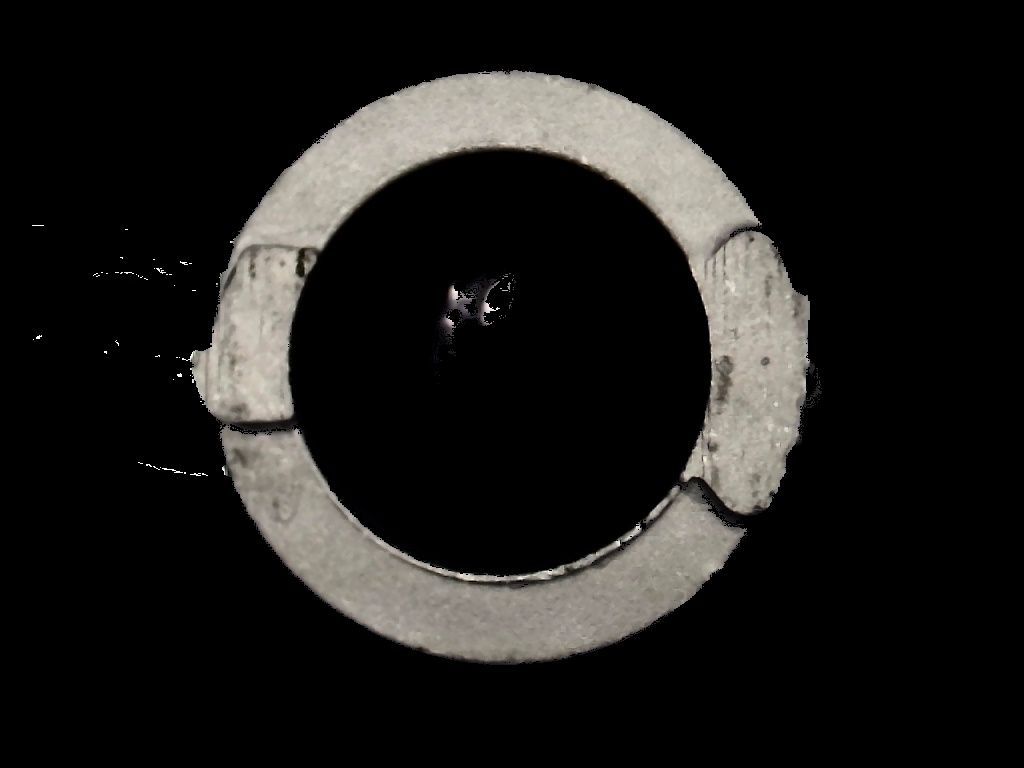
//> input picture VisionMethodRecord/houghtest (2).jpg, 1024 x 768 px
$ ./HoughCircle   (built with g++ and OpenCV 4)
//> lines starting //> are read from the running program, lines starting //| are printed output that depends on the picture; after the words box and inside, x2 and y2 are one past the last pixel; in counts of white or black regions, pixels touching at a corner belong together
### VisionMethodRecord/stdafx.h
// stdafx.h : 标准系统包含文件的包含文件，
// 或是经常使用但不常更改的
// 特定于项目的包含文件
//

#pragma once

#include "targetver.h"

#include <stdio.h>
#include <tchar.h>


// TODO:  在此处引用程序需要的其他头文件

### VisionMethodRecord/HoughCircle.cpp
// Hough.cpp : 定义控制台应用程序的入口点。
//霍夫圆变换（简易版）

#include "stdafx.h"
#include "opencv2/highgui/highgui.hpp"
#include "opencv2/imgproc/imgproc.hpp"
#include <iostream>
#include <stdio.h>

using namespace cv;
using namespace std;

/** @function main */
int main(int argc, char** argv)
{
	Mat src, src_gray;

	/// Read the image
	src = imread("houghtest (2).jpg", 1);
//> src is the input picture: 768 rows x 1024 cols, CV_8UC3; mean B, G, R 25.3, 27, 28

	if (!src.data)
	{
		return -1;
	}

	/// Convert it to gray
	cvtColor(src, src_gray, CV_BGR2GRAY);

	/// Reduce the noise so we avoid false circle detection
	GaussianBlur(src_gray, src_gray, Size(9, 9), 2, 2);
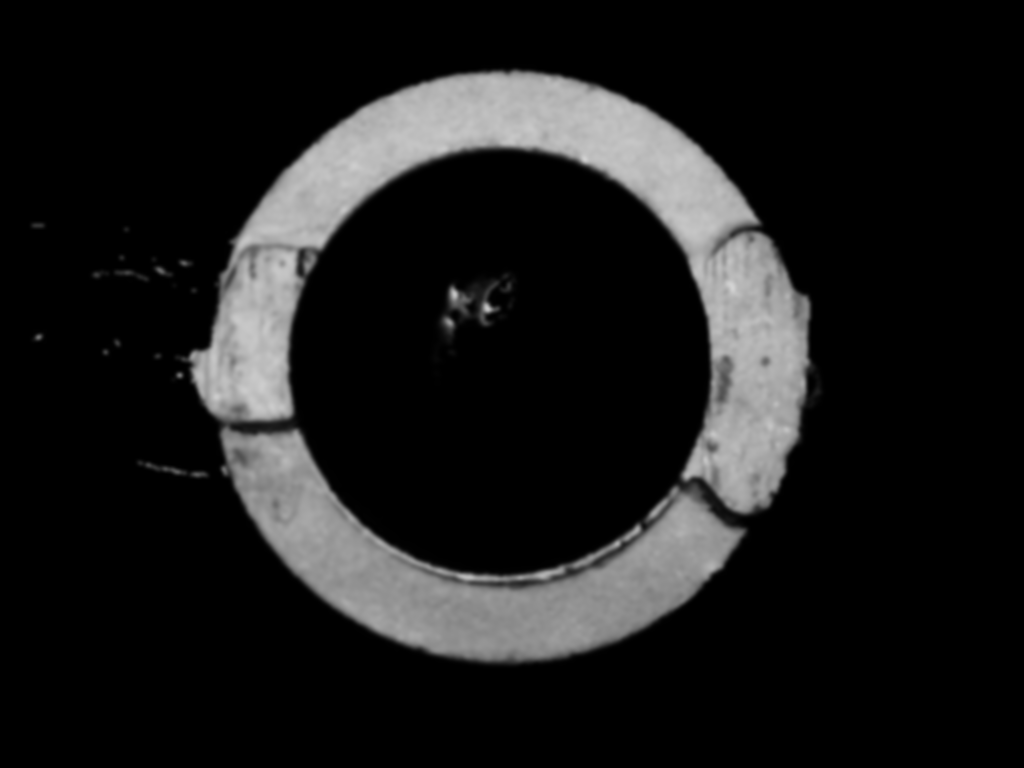
//> src_gray: 768 rows x 1024 cols, CV_8UC1; min 0, max 212, mean 27.1

	vector<Vec3f> circles;

	/// Apply the Hough Transform to find the circles
	HoughCircles(src_gray, circles, CV_HOUGH_GRADIENT, 1, src_gray.rows / 8, 20, 60);
//> circles = 5 circles (x, y, radius): [504.5, 365.5, 295.5], [566.5, 443.5, 196.6], [440.5, 280.5, 187.4], [571.5, 277.5, 182.9], [410.5, 438.5, 176.4]

	//HoughCircles(src_gray, circles, CV_HOUGH_GRADIENT, 2, src_gray.rows/20);

	/// Draw the circles detected
	for (size_t i = 0; i < circles.size(); i++)
	{
		Point center(cvRound(circles[i][0]), cvRound(circles[i][1]));
		int radius = cvRound(circles[i][2]);
		// circle center
		circle(src, center, 3, Scalar(0, 255, 0), -1, 8, 0);
		// circle outline
		circle(src, center, radius, Scalar(0, 0, 255), 3, 8, 0);
	}
//> this loop made 5 passes
//> (center, radius) on passes 1 to 5: (Point(504, 366), 296), (Point(566, 444), 197), (Point(440, 280), 187), (Point(572, 278), 183), (Point(410, 438), 176)
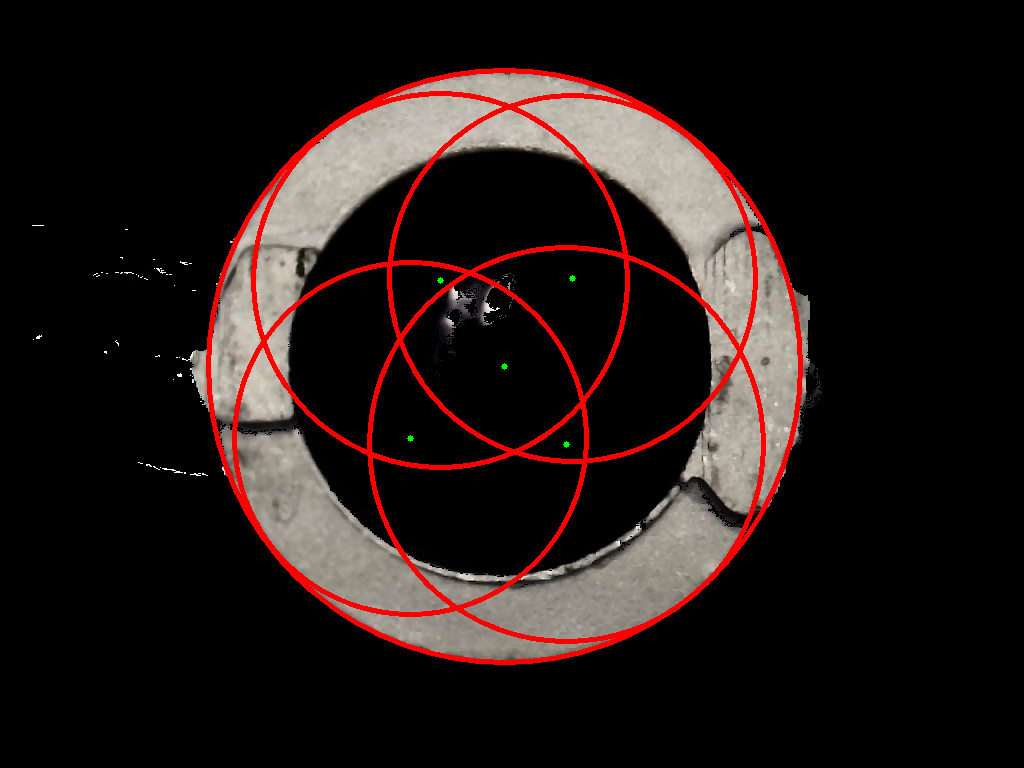
//> src: 768 rows x 1024 cols, CV_8UC3; 3.92% of pixels changed, all inside (x1, y1, x2, y2) = (206, 68, 803, 665)

	/// Show your results
	namedWindow("Hough Circle Transform Demo", CV_WINDOW_AUTOSIZE);
	imshow("Hough Circle Transform Demo", src);
	imshow("src_gray", src_gray);

	waitKey(0);
	return 0;
}

$ run again, with VisionMethodRecord/23.jpg copied over VisionMethodRecord/houghtest (2).jpg
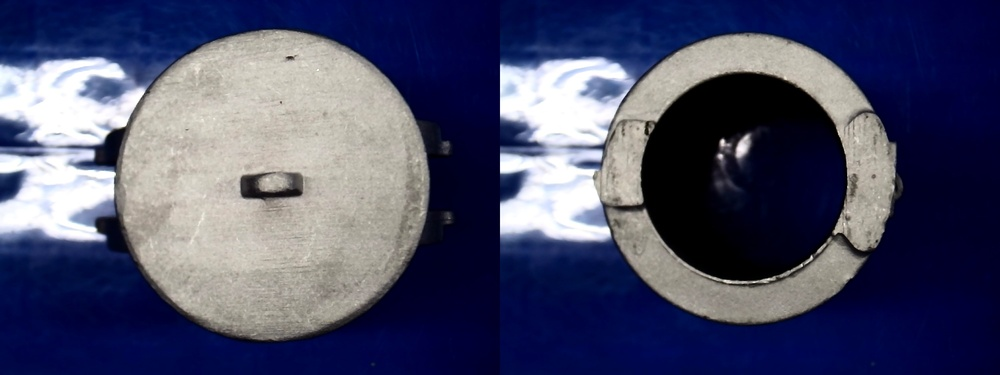
//> input picture VisionMethodRecord/23.jpg, 1000 x 375 px, shrunk from 3000 x 1125 before the run
//> src is the input picture: 375 rows x 1000 cols, CV_8UC3; mean B, G, R 104.9, 77, 74.8
//> `cvtColor(src, src_gray, CV_BGR2GRAY);`:
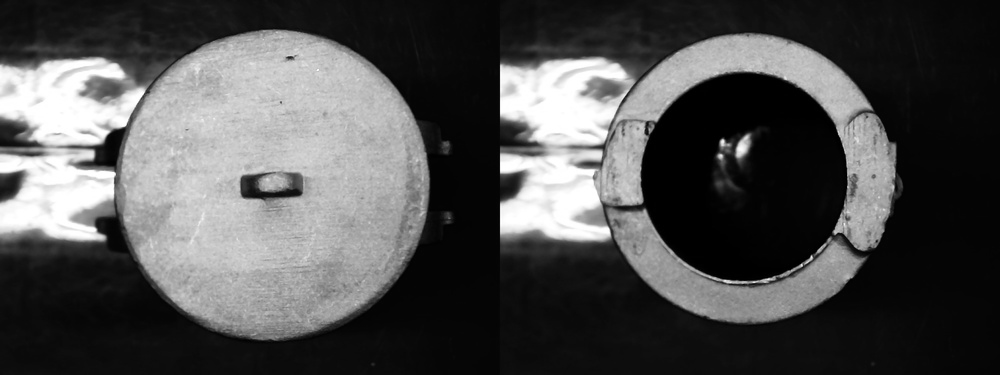
//> src_gray: 375 rows x 1000 cols, CV_8UC1; min 0, max 255, mean 79.5
//> circles = 11 circles (x, y, radius): [274.5, 184.5, 154.9], [745.5, 176.5, 104.8], [232.5, 160.5, 111.9], [238.5, 227.5, 98.7], [301.5, 146.5, 108.7], [330.5, 186.5, 98.7], [595.5, 107.5, 61.8], [259.5, 122.5, 76.2], [92.5, 113.5, 55.8], [127.5, 171.5, 49.4], [189.5, 104.5, 45.6]
//> the loop `for (size_t i = 0; i < circles.size(); i++)` made 11 passes
//> (center, radius) on passes 1 to 8: (Point(274, 184), 155), (Point(746, 176), 105), (Point(232, 160), 112), (Point(238, 228), 99), (Point(302, 146), 109), (Point(330, 186), 99), (Point(596, 108), 62), (Point(260, 122), 76)
//> after the loop `for (size_t i = 0; i < circles.size(); i++)`:
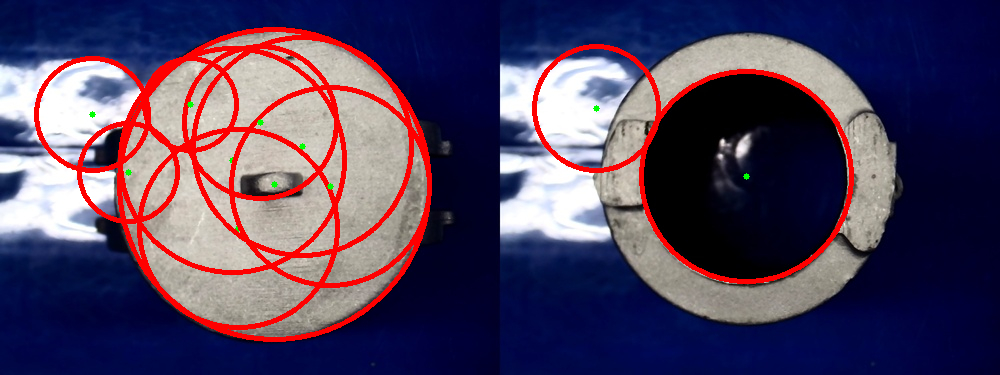
//> src: 375 rows x 1000 cols, CV_8UC3; 7.23% of pixels changed, all inside (x1, y1, x2, y2) = (34, 27, 854, 342)
